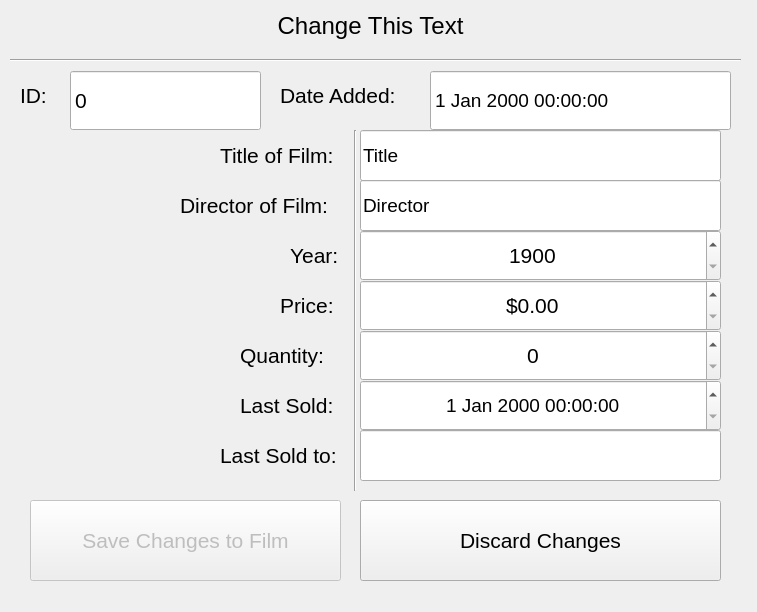
<?xml version="1.0" encoding="UTF-8"?>
<ui version="4.0">
 <class>PurchasesForm</class>
 <widget class="QMainWindow" name="PurchasesForm">
  <property name="geometry">
   <rect>
    <x>0</x>
    <y>0</y>
    <width>757</width>
    <height>612</height>
   </rect>
  </property>
  <property name="minimumSize">
   <size>
    <width>757</width>
    <height>612</height>
   </size>
  </property>
  <property name="maximumSize">
   <size>
    <width>757</width>
    <height>612</height>
   </size>
  </property>
  <property name="windowTitle">
   <string>MainWindow</string>
  </property>
  <widget class="QWidget" name="centralwidget">
   <widget class="QLabel" name="purchasesHeaderText">
    <property name="geometry">
     <rect>
      <x>70</x>
      <y>10</y>
      <width>601</width>
      <height>31</height>
     </rect>
    </property>
    <property name="font">
     <font>
      <pointsize>18</pointsize>
     </font>
    </property>
    <property name="text">
     <string>Change This Text</string>
    </property>
    <property name="alignment">
     <set>Qt::AlignCenter</set>
    </property>
   </widget>
   <widget class="QLabel" name="label_2">
    <property name="geometry">
     <rect>
      <x>20</x>
      <y>80</y>
      <width>41</width>
      <height>31</height>
     </rect>
    </property>
    <property name="font">
     <font>
      <pointsize>16</pointsize>
     </font>
    </property>
    <property name="text">
     <string>ID:</string>
    </property>
   </widget>
   <widget class="Line" name="line">
    <property name="geometry">
     <rect>
      <x>10</x>
      <y>50</y>
      <width>731</width>
      <height>21</height>
     </rect>
    </property>
    <property name="orientation">
     <enum>Qt::Horizontal</enum>
    </property>
   </widget>
   <widget class="QSpinBox" name="purchasesIdField">
    <property name="geometry">
     <rect>
      <x>70</x>
      <y>70</y>
      <width>191</width>
      <height>61</height>
     </rect>
    </property>
    <property name="font">
     <font>
      <pointsize>16</pointsize>
     </font>
    </property>
    <property name="readOnly">
     <bool>true</bool>
    </property>
    <property name="buttonSymbols">
     <enum>QAbstractSpinBox::NoButtons</enum>
    </property>
   </widget>
   <widget class="QLabel" name="label_3">
    <property name="geometry">
     <rect>
      <x>280</x>
      <y>80</y>
      <width>141</width>
      <height>31</height>
     </rect>
    </property>
    <property name="font">
     <font>
      <pointsize>16</pointsize>
     </font>
    </property>
    <property name="text">
     <string>Date Added:</string>
    </property>
   </widget>
   <widget class="QDateTimeEdit" name="purchasesDateAddedField">
    <property name="geometry">
     <rect>
      <x>430</x>
      <y>70</y>
      <width>301</width>
      <height>61</height>
     </rect>
    </property>
    <property name="font">
     <font>
      <pointsize>14</pointsize>
     </font>
    </property>
    <property name="readOnly">
     <bool>true</bool>
    </property>
    <property name="buttonSymbols">
     <enum>QAbstractSpinBox::NoButtons</enum>
    </property>
   </widget>
   <widget class="Line" name="line_2">
    <property name="geometry">
     <rect>
      <x>340</x>
      <y>130</y>
      <width>31</width>
      <height>361</height>
     </rect>
    </property>
    <property name="orientation">
     <enum>Qt::Vertical</enum>
    </property>
   </widget>
   <widget class="QLabel" name="label_4">
    <property name="geometry">
     <rect>
      <x>220</x>
      <y>140</y>
      <width>131</width>
      <height>31</height>
     </rect>
    </property>
    <property name="font">
     <font>
      <pointsize>16</pointsize>
     </font>
    </property>
    <property name="text">
     <string>Title of Film:</string>
    </property>
   </widget>
   <widget class="QLineEdit" name="purchasesTitleField">
    <property name="geometry">
     <rect>
      <x>360</x>
      <y>130</y>
      <width>361</width>
      <height>51</height>
     </rect>
    </property>
    <property name="font">
     <font>
      <pointsize>14</pointsize>
     </font>
    </property>
    <property name="text">
     <string>Title</string>
    </property>
    <property name="maxLength">
     <number>110</number>
    </property>
   </widget>
   <widget class="QLabel" name="label_5">
    <property name="geometry">
     <rect>
      <x>180</x>
      <y>190</y>
      <width>171</width>
      <height>31</height>
     </rect>
    </property>
    <property name="font">
     <font>
      <pointsize>16</pointsize>
     </font>
    </property>
    <property name="text">
     <string>Director of Film:</string>
    </property>
   </widget>
   <widget class="QLineEdit" name="purchasesDirectorField">
    <property name="geometry">
     <rect>
      <x>360</x>
      <y>180</y>
      <width>361</width>
      <height>51</height>
     </rect>
    </property>
    <property name="font">
     <font>
      <pointsize>14</pointsize>
     </font>
    </property>
    <property name="text">
     <string>Director</string>
    </property>
    <property name="maxLength">
     <number>80</number>
    </property>
   </widget>
   <widget class="QLabel" name="label_6">
    <property name="geometry">
     <rect>
      <x>290</x>
      <y>240</y>
      <width>51</width>
      <height>31</height>
     </rect>
    </property>
    <property name="font">
     <font>
      <pointsize>16</pointsize>
     </font>
    </property>
    <property name="text">
     <string>Year:</string>
    </property>
   </widget>
   <widget class="QSpinBox" name="purchasesYearField">
    <property name="geometry">
     <rect>
      <x>360</x>
      <y>230</y>
      <width>361</width>
      <height>51</height>
     </rect>
    </property>
    <property name="font">
     <font>
      <pointsize>16</pointsize>
     </font>
    </property>
    <property name="alignment">
     <set>Qt::AlignCenter</set>
    </property>
    <property name="minimum">
     <number>1900</number>
    </property>
    <property name="maximum">
     <number>2100</number>
    </property>
   </widget>
   <widget class="QLabel" name="label_7">
    <property name="geometry">
     <rect>
      <x>280</x>
      <y>290</y>
      <width>61</width>
      <height>31</height>
     </rect>
    </property>
    <property name="font">
     <font>
      <pointsize>16</pointsize>
     </font>
    </property>
    <property name="text">
     <string>Price:</string>
    </property>
   </widget>
   <widget class="QDoubleSpinBox" name="purchasesPriceField">
    <property name="geometry">
     <rect>
      <x>360</x>
      <y>280</y>
      <width>361</width>
      <height>51</height>
     </rect>
    </property>
    <property name="font">
     <font>
      <pointsize>16</pointsize>
     </font>
    </property>
    <property name="alignment">
     <set>Qt::AlignCenter</set>
    </property>
    <property name="prefix">
     <string>$</string>
    </property>
   </widget>
   <widget class="QLabel" name="label_8">
    <property name="geometry">
     <rect>
      <x>240</x>
      <y>340</y>
      <width>101</width>
      <height>31</height>
     </rect>
    </property>
    <property name="font">
     <font>
      <pointsize>16</pointsize>
     </font>
    </property>
    <property name="text">
     <string>Quantity:</string>
    </property>
   </widget>
   <widget class="QSpinBox" name="purchasesQuantityField">
    <property name="geometry">
     <rect>
      <x>360</x>
      <y>330</y>
      <width>361</width>
      <height>51</height>
     </rect>
    </property>
    <property name="font">
     <font>
      <pointsize>16</pointsize>
     </font>
    </property>
    <property name="alignment">
     <set>Qt::AlignCenter</set>
    </property>
   </widget>
   <widget class="QLabel" name="label">
    <property name="geometry">
     <rect>
      <x>240</x>
      <y>390</y>
      <width>101</width>
      <height>31</height>
     </rect>
    </property>
    <property name="font">
     <font>
      <pointsize>16</pointsize>
     </font>
    </property>
    <property name="text">
     <string>Last Sold:</string>
    </property>
   </widget>
   <widget class="QDateTimeEdit" name="purchasesLastSoldField">
    <property name="geometry">
     <rect>
      <x>360</x>
      <y>380</y>
      <width>361</width>
      <height>51</height>
     </rect>
    </property>
    <property name="font">
     <font>
      <pointsize>14</pointsize>
     </font>
    </property>
    <property name="alignment">
     <set>Qt::AlignCenter</set>
    </property>
   </widget>
   <widget class="QLabel" name="label_9">
    <property name="geometry">
     <rect>
      <x>220</x>
      <y>440</y>
      <width>131</width>
      <height>31</height>
     </rect>
    </property>
    <property name="font">
     <font>
      <pointsize>16</pointsize>
     </font>
    </property>
    <property name="text">
     <string>Last Sold to:</string>
    </property>
   </widget>
   <widget class="QLineEdit" name="purchasesLastSoldTo">
    <property name="geometry">
     <rect>
      <x>360</x>
      <y>430</y>
      <width>361</width>
      <height>51</height>
     </rect>
    </property>
    <property name="font">
     <font>
      <pointsize>14</pointsize>
     </font>
    </property>
   </widget>
   <widget class="QPushButton" name="purchasesSaveChanges">
    <property name="enabled">
     <bool>false</bool>
    </property>
    <property name="geometry">
     <rect>
      <x>30</x>
      <y>500</y>
      <width>311</width>
      <height>81</height>
     </rect>
    </property>
    <property name="font">
     <font>
      <pointsize>16</pointsize>
     </font>
    </property>
    <property name="text">
     <string>Save Changes to Film</string>
    </property>
   </widget>
   <widget class="QPushButton" name="purchasesDiscardChanges">
    <property name="geometry">
     <rect>
      <x>360</x>
      <y>500</y>
      <width>361</width>
      <height>81</height>
     </rect>
    </property>
    <property name="font">
     <font>
      <pointsize>16</pointsize>
     </font>
    </property>
    <property name="text">
     <string>Discard Changes</string>
    </property>
   </widget>
  </widget>
 </widget>
 <resources/>
 <connections/>
</ui>
